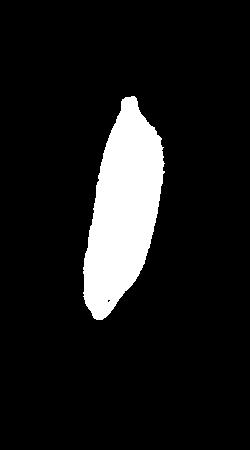
%> input picture biner.jpg, 250 x 450 px
$ octave proyeksi_execute.m   (GNU Octave 9; MATLAB toolbox functions it lacks are replaced by stand-ins)
%> lines starting %> are read from the running program, lines starting %| are printed output that depends on the picture; in (x1, y1, x2, y2) boxes, pixels count from 0 and x2, y2 are one past the last pixel; in counts of white or black regions, pixels touching at a corner belong together; the program's own positions count from 1
### source code/proyeksi.m
function [ProyHor, ProyVer]= proyeksi(F)
% PROYEKSI Memperoleh proyeksi vertikal dan horizontal.
% Masukan: F = Citra berskala keabuan
% Keluaran: ProyHor = Proyeksi horizontal
% ProyVer = Proyeksi vertikal
[m, n] = size(F);
ProyHor = zeros(m,1);
ProyVer = zeros(n,1);
for y=1 : m
 for x=1 : n
 ProyHor(y) = ProyHor(y) + F(y,x);
 ProyVer(x) = ProyVer(x) + F(y,x);
 end
end

### source code/proyeksi_execute.m
clc;
clear all;

pkg load image;

Img2 = im2bw(imread('C:\Users\asus\Documents\SEMESTER 4\Pengolahan Citra\biner.jpg'), 0.5);
%> Img2: size 450x250 logical; 10.1% white; 1 white region, box (x1, y1, x2, y2) and area: (83, 96, 165, 320) 11326
[V, H] = proyeksi(Img2);
%> after the loop in proyeksi, `for y=1 : m`: ProyHor = 450 values, max 66 at index 183, min 0 at index 1, mean 25.17; ProyVer = 250 values, max 197 at index 123, min 0 at index 1, mean 45.3
%> V has the same summary as ProyHor in proyeksi; H has the same summary as ProyVer in proyeksi

figure(1);
bar(H)
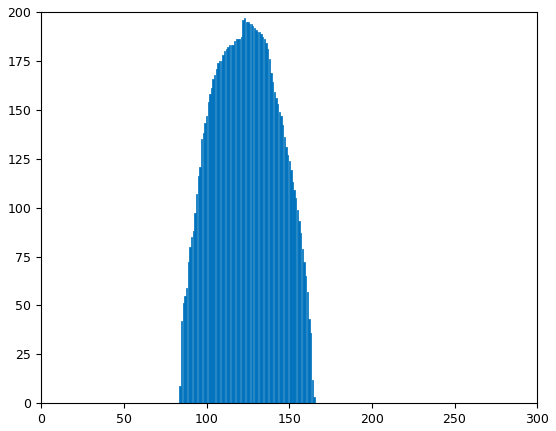
%> figure redrawn from the program's plot data; tallest bar 197 high, from x = 122.6 to 123.4
figure(2);
bar(V)
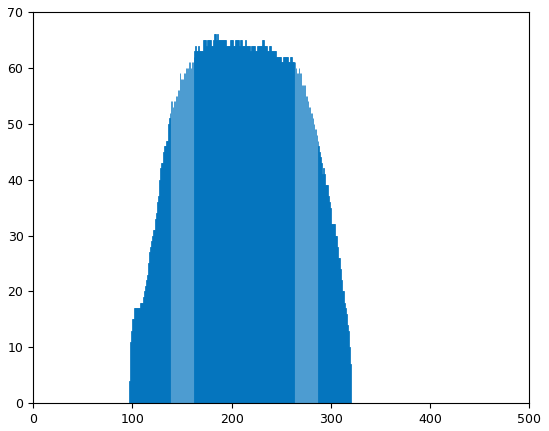
%> figure redrawn from the program's plot data; tallest bar 66 high, from x = 182.6 to 183.4
